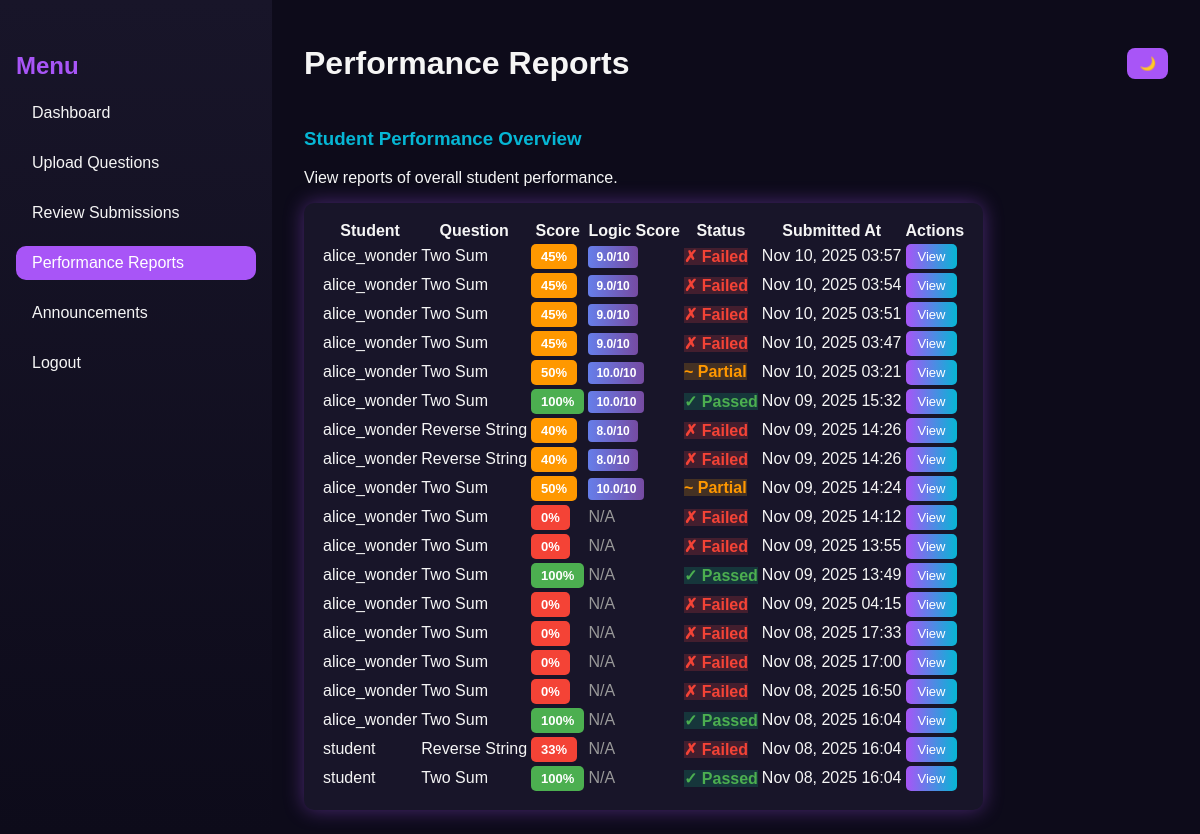
Page /faculty/performance-reports/ (signed in) on the committed database.
### core/models.py (models this page shows, shortened)
class Submission(models.Model):
    student = models.ForeignKey(Student, on_delete=models.CASCADE)
    question = models.ForeignKey(Question, on_delete=models.CASCADE)
    code = models.TextField()
    language = models.CharField(max_length=20)
    result = models.JSONField(null=True, blank=True)  # store output, correctness, AI feedback
    score = models.FloatField(default=0)
    submitted_at = models.DateTimeField(auto_now_add=True)

class Student(models.Model):
    user = models.OneToOneField(User, on_delete=models.CASCADE)
    faculty = models.ForeignKey(Faculty, on_delete=models.SET_NULL, null=True, blank=True)
    group = models.CharField(max_length=100, blank=True, null=True)

class Question(models.Model):
    faculty = models.ForeignKey(Faculty, on_delete=models.CASCADE, related_name='questions')
    title = models.CharField(max_length=255)
    description = models.TextField()
    difficulty = models.CharField(
        max_length=20,
        choices=[('Easy', 'Easy'), ('Medium', 'Medium'), ('Hard', 'Hard')],
        default='Easy'
    )
    marks = models.IntegerField(default=0)
    created_at = models.DateTimeField(auto_now_add=True)
    example_input = models.TextField(blank=True)
    example_output = models.TextField(blank=True)
    constraints = models.TextField(blank=True)

### core/views.py (the view)
# urls.py: path('faculty/performance-reports/', views.performance_reports, name='performance_reports'),
@login_required
def performance_reports(request):
    submissions = Submission.objects.select_related('student__user', 'question').order_by('-submitted_at')
    return render(request, 'core/performance_reports.html', {"submissions": submissions})

### core/templates/core/performance_reports.html (shortened to what this page needs)
{% load static %}
<!DOCTYPE html>
<html lang="en">
<head>
  <link rel="stylesheet" href="{% static 'dynamic/CSS/faculty_dashboard.css' %}" />
</head>
<body>
  <div class="dashboard">
    <aside class="sidebar">
      <h2 class="menu-title">Menu</h2>
      <ul>
        <li><a href="{% url 'faculty_dashboard' %}">Dashboard</a></li>
        <li><a href="{% url 'upload_question' %}">Upload Questions</a></li>
        <li><a href="{% url 'review_submissions' %}">Review Submissions</a></li>
        <li><a href="{% url 'performance_reports' %}" class="active">Performance Reports</a></li>
        <li><a href="{% url 'faculty_announcements' %}">Announcements</a></li>
        <li><a href="{% url 'logout' %}">Logout</a></li>
      </ul>
    </aside>
    <main class="main-content">
      <header class="topbar">
        <h1>Performance Reports</h1>
        <div class="theme-toggle">
          <button id="themeToggle">🌙</button>
        </div>
      </header>
      <section class="overview">
        <h3>Student Performance Overview</h3>
        <p>View reports of overall student performance.</p>
        <table class="performance-table">
          <thead>
            <tr>
              <th>Student</th>
              <th>Question</th>
              <th>Score</th>
              <th>Logic Score</th>
              <th>Status</th>
              <th>Submitted At</th>
              <th>Actions</th>
            </tr>
          </thead>
          <tbody>
            {% for submission in submissions %}
              <tr>
                <td>{{ submission.student.user.username }}</td>
                <td>{{ submission.question.title }}</td>
                <td>
                  <span class="score-badge {% if submission.score >= 70 %}score-high{% elif submission.score >= 40 %}score-medium{% else %}score-low{% endif %}">
                    {{ submission.score|floatformat:0 }}%
                  </span>
                </td>
                <td>
                  {% if submission.result.logic_score is not None %}
                    <span class="logic-badge">{{ submission.result.logic_score }}/10</span>
                  {% else %}
                    <span style="color: #999;">N/A</span>
                  {% endif %}
                </td>
                <td>
                  {% if submission.score == 100 %}
                    <span class="status-passed">✓ Passed</span>
                  {% elif submission.score >= 50 %}
                    <span class="status-partial">~ Partial</span>
                  {% else %}
                    <span class="status-failed">✗ Failed</span>
                  {% endif %}
                </td>
                <td>{{ submission.submitted_at|date:"M d, Y H:i" }}</td>
                <td>
                  <button class="view-btn" onclick="showDetails({{ submission.id }})">View</button>
                </td>
              </tr>
            {% empty %}
              <tr>
                <td colspan="7">No submissions yet.</td>
              </tr>
            {% endfor %}
          </tbody>
        </table>
      </section>
    </main>
  </div>
</body>
</html>

### core/static/dynamic/CSS/faculty_dashboard.css (style rules this page uses)
:root { --bg-dark: #0d0b1a; --bg-light: #f4f4f8; --text-dark: #f5f5f5; --text-light: #222; --accent1: #a855f7; --accent2: #06b6d4; --card-dark: #181529; --card-light: #ffffff; --shadow-glow: 0 0 20px rgba(168, 85, 247, 0.4); }
body { font-family: "Poppins", sans-serif; margin: 0; background-color: var(--bg-dark); color: var(--text-dark); transition: background 0.4s, color 0.4s; }
.dashboard { display: flex; height: 100vh; }
.sidebar { width: 240px; background: linear-gradient(180deg, #181529, #0d0b1a); padding: 2rem 1rem; box-shadow: var(--shadow-glow); }
.sidebar .menu-title { color: var(--accent1); font-weight: 700; font-size: 1.5rem; margin-bottom: 1rem; }
.sidebar ul { list-style: none; padding: 0; }
.sidebar ul li { margin: 1rem 0; }
.sidebar ul li a { color: var(--text-dark); text-decoration: none; font-size: 1rem; display: block; padding: 0.5rem 1rem; border-radius: 10px; transition: background 0.3s; }
.sidebar ul li a:hover, .sidebar ul li a.active { background: var(--accent1); color: #fff; }
.main-content { flex: 1; background: var(--bg-dark); color: var(--text-dark); padding: 1.5rem 2rem; overflow-y: auto; transition: background 0.4s, color 0.4s; }
.topbar { display: flex; justify-content: space-between; align-items: center; }
.theme-toggle button { background: var(--accent1); border: none; padding: 8px 12px; border-radius: 8px; color: white; cursor: pointer; transition: 0.3s; }
.overview h3 { color: var(--accent2); margin-top: 1.5rem; }
.upload-form, .overview table { background: var(--card-dark); padding: 1rem; border-radius: 10px; box-shadow: var(--shadow-glow); margin-top: 1rem; }
.score-badge { padding: 4px 12px; border-radius: 6px; font-weight: 700; font-size: 0.9rem; }
.score-high { background: linear-gradient(135deg, #10b981, #34d399); color: white; }
.score-medium { background: linear-gradient(135deg, #f59e0b, #fbbf24); color: white; }
.score-low { background: linear-gradient(135deg, #ef4444, #f87171); color: white; }
.status-passed { background: rgba(16, 185, 129, 0.2); color: #10b981; }
.status-partial { background: rgba(245, 158, 11, 0.2); color: #f59e0b; }
.status-failed { background: rgba(239, 68, 68, 0.2); color: #ef4444; }

### core/templates/core/performance_reports.html (style rules this page uses)
.score-badge { padding: 5px 10px; border-radius: 5px; font-weight: 600; font-size: 13px; }
.score-high { background: #4caf50; color: white; }
.score-medium { background: #ff9800; color: white; }
.score-low { background: #f44336; color: white; }
.logic-badge { background: linear-gradient(90deg, #667eea, #764ba2); color: white; padding: 4px 8px; border-radius: 4px; font-size: 12px; font-weight: 600; }
.status-passed { color: #4caf50; font-weight: 600; }
.status-partial { color: #ff9800; font-weight: 600; }
.status-failed { color: #f44336; font-weight: 600; }
.view-btn { background: linear-gradient(90deg, #a855f7, #06b6d4); color: white; border: none; padding: 5px 12px; border-radius: 5px; cursor: pointer; font-size: 13px; }

### rows in the picture
Submission: student.user.username "alice_wonder", question "Two Sum", score "45", result.logic_score "9.0", shows "✗ Failed", submitted_at "Nov 10, 2025 03:57"
Submission: student.user.username "alice_wonder", question "Two Sum", score "45", result.logic_score "9.0", shows "✗ Failed", submitted_at "Nov 10, 2025 03:54"
Submission: student.user.username "alice_wonder", question "Two Sum", score "45", result.logic_score "9.0", shows "✗ Failed", submitted_at "Nov 10, 2025 03:51"
Submission: student.user.username "alice_wonder", question "Two Sum", score "45", result.logic_score "9.0", shows "✗ Failed", submitted_at "Nov 10, 2025 03:47"
Submission: student.user.username "alice_wonder", question "Two Sum", score "50", result.logic_score "10.0", shows "~ Partial", submitted_at "Nov 10, 2025 03:21"
Submission: student.user.username "alice_wonder", question "Two Sum", score "100", result.logic_score "10.0", shows "✓ Passed", submitted_at "Nov 09, 2025 15:32"
Submission: student.user.username "alice_wonder", question "Reverse String", score "40", result.logic_score "8.0", shows "✗ Failed", submitted_at "Nov 09, 2025 14:26"
Submission: student.user.username "alice_wonder", question "Reverse String", score "40", result.logic_score "8.0", shows "✗ Failed", submitted_at "Nov 09, 2025 14:26"
Submission: student.user.username "alice_wonder", question "Two Sum", score "50", result.logic_score "10.0", shows "~ Partial", submitted_at "Nov 09, 2025 14:24"
Submission: student.user.username "alice_wonder", question "Two Sum", score "0", shows "N/A", shows "✗ Failed", submitted_at "Nov 09, 2025 14:12"
Submission: student.user.username "alice_wonder", question "Two Sum", score "0", shows "N/A", shows "✗ Failed", submitted_at "Nov 09, 2025 13:55"
Submission: student.user.username "alice_wonder", question "Two Sum", score "100", shows "N/A", shows "✓ Passed", submitted_at "Nov 09, 2025 13:49"
Submission: student.user.username "alice_wonder", question "Two Sum", score "0", shows "N/A", shows "✗ Failed", submitted_at "Nov 09, 2025 04:15"
Submission: student.user.username "alice_wonder", question "Two Sum", score "0", shows "N/A", shows "✗ Failed", submitted_at "Nov 08, 2025 17:33"
Submission: student.user.username "alice_wonder", question "Two Sum", score "0", shows "N/A", shows "✗ Failed", submitted_at "Nov 08, 2025 17:00"
Submission: student.user.username "alice_wonder", question "Two Sum", score "0", shows "N/A", shows "✗ Failed", submitted_at "Nov 08, 2025 16:50"
Submission: student.user.username "alice_wonder", question "Two Sum", score "100", shows "N/A", shows "✓ Passed", submitted_at "Nov 08, 2025 16:04"
Submission: student.user.username "student", question "Reverse String", score "33", shows "N/A", shows "✗ Failed", submitted_at "Nov 08, 2025 16:04"
Submission: student.user.username "student", question "Two Sum", score "100", shows "N/A", shows "✓ Passed", submitted_at "Nov 08, 2025 16:04"
